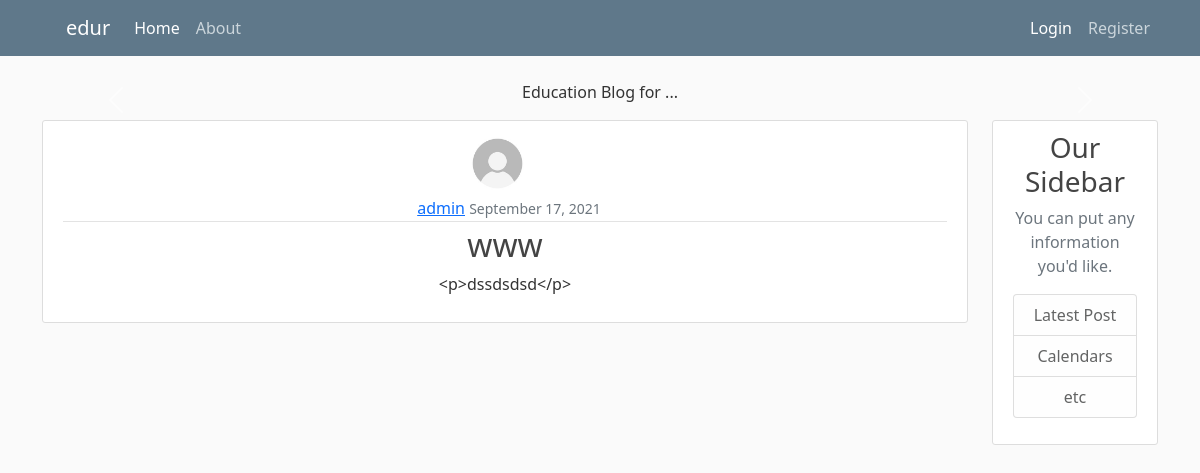
Screenshot of /post/3 with the database file from the repository.
### edublog/models.py (models this page shows, shortened)
class Post(models.Model):
    title = models.CharField(max_length=255)
    content = RichTextField(null=True, blank=True)
    date_posted = models.DateTimeField(default=timezone.now)
    author = models.ForeignKey(User, on_delete=models.CASCADE)

### users/models.py (models this page shows, shortened)
class Profile(models.Model):
    user = models.OneToOneField(User, on_delete=models.CASCADE)
    image = models.ImageField(default='default.jpg', upload_to='profile_pics')

### edublog/views.py (the view)
# urls.py: path('post/<int:pk>', PostDetailView.as_view(), name='post-detail'),
class PostDetailView(DetailView):
    model = Post

### edublog/templates/edublog/post_detail.html (shortened to what this page needs)
{% extends 'edublog/base.html'%}
{% block content%}
<article class="media content-section">
    <img class="rounded-circle article-img" src="{{ post.author.profile.image.url}}" alt="">
    <div class="media-body">
        <div class="article-metadata">
            <a class="ms-2" href="{% url 'user-posts' object.author.username%}">{{ object.author}}</a>
            <small class="text-muted">{{ object.date_posted|date:'F d, Y'}}</small>
        </div>
        <h2 class="article-title">{{ object.title}}</h2>
        <p class="article-content">{{ object.content}}</p>
    </div>
</article>
{% endblock%}

### edublog/static/edublog/main.css (style rules this page uses)
body { background-color: #fafafa; color: #333333; margin-top: 5rem; text-align: center; }
h1, h2, h3, h4, h5, h6 { color: #444444; }
.article-title { color: #444444; }
.article-content { white-space: pre-line; }
.article-img { height: 65px; width: 65px; margin-right: 16px; }
.content-section { background: #ffffff; padding: 10px 20px; border: 1px solid #dddddd; border-radius: 3px; margin-bottom:20px; }
.article-metadata { padding-bottom: 1px; margin-bottom: 4px; border-bottom: 1px solid #e3e3e3; }

### rows the page displays
Post: author.profile.image (placeholder picture), author "admin", date_posted "September 17, 2021", title "www", content "<p>dssdsdsd</p>"
